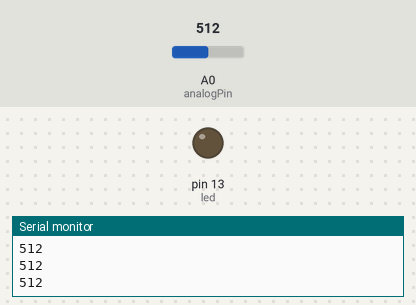
The sketch below on a simulated Arduino Uno, built with avr-gcc and run on an emulated ATmega328P. Shown: output pins drawn as LEDs (lit = HIGH), the last lines printed to the serial monitor. Inputs (shaded band) come from the test bench; at power-on: A0 (analogPin) = 512.

Above: at 1.2 s.
1.3 s: A0 (analogPin) set to 483
At 1.9 s:
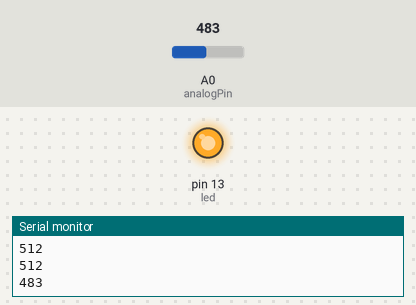
3.1 s: A0 (analogPin) set to 510
At 4.4 s:
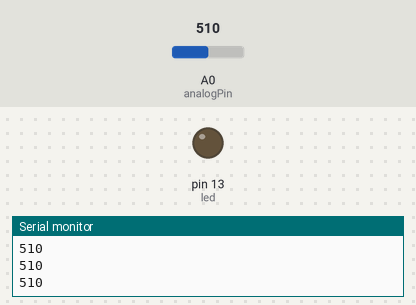
4.7 s: A0 (analogPin) set to 490
At 5.7 s:
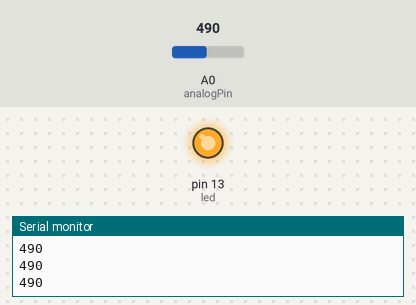
Timing chart, 0 to 7.7 s (numbered marks = the images above; inputs shaded):
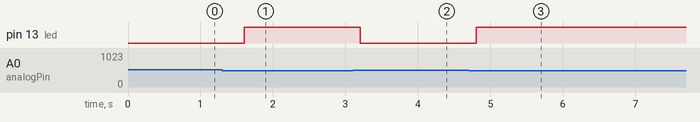

The sketch:

digital.ino
```cpp
int led = 13; // define the LED pin
int digitalPin = 2; // KY-028 digital interface
int analogPin = A0; // KY-028 analog interface
int digitalVal; // digital readings
int analogVal; //analog readings
void setup()
{
  pinMode(led, OUTPUT);
  Serial.begin(9600);
}
void loop()
{
  analogVal = analogRead(analogPin);
  Serial.println(analogVal); // print analog value to serial
  if(analogVal <= 500) // if temperature threshold reached
  {
    digitalWrite(led, HIGH); // turn ON Arduino's LED
  }
  else
  {
    digitalWrite(led, LOW); // turn OFF Arduino's LED
  }
  delay(400);
}
```

Measured:
- the behaviour switches between 501 and 500 on A0 (analogPin) (found by bisection; images 0 and 1)
- after the input at 1.3 s, pin 13 (led): LOW → HIGH after 0.30 s
- after the input at 3.1 s, pin 13 (led): HIGH → LOW after 0.10 s
- after the input at 4.7 s, pin 13 (led): LOW → HIGH after 0.10 s
